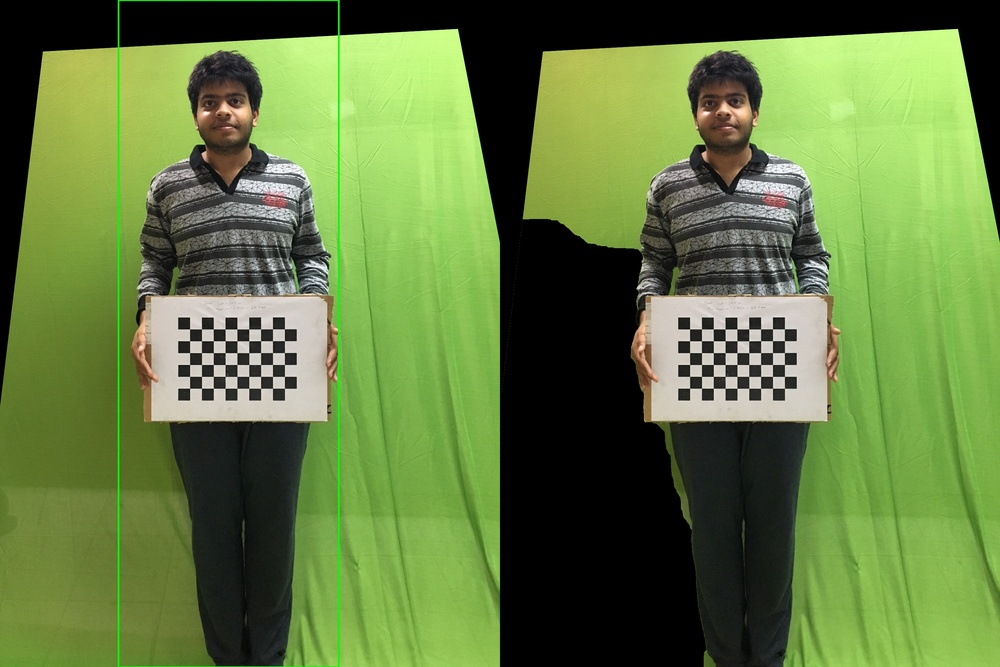
#> input picture Body-Measurement-using-Computer-Vision-master/TexFiles/0.jpg, 1000 x 667 px, shrunk from 3024 x 2016 before the run
$ python -i segment.py   (imports and definitions only)
#> lines starting #> are read from the running program, lines starting #| are printed output that depends on the picture
import cv2
import numpy as np
import argparse
import time
import sys
def segment_ycrcb(orig, params, tola, tolb):
    ycrcb_im = cv2.cvtColor(orig, cv2.COLOR_BGR2YCR_CB)
    Cb_key, Cr_key = params
    blue = ycrcb_im[:, :, 2]
    red = ycrcb_im[:, :, 1]

    diffbsq = (blue - Cb_key)**2
    diffrsq = (red - Cr_key)**2
    dist = np.sqrt(diffbsq + diffrsq).astype(np.float32)

    mask = ((dist - tola) / (tolb - tola)).astype(np.float32)
    mask[dist < tola] = 0.0
    mask[dist > tolb] = 1.0
    return mask


def get_region(img):
    # [5 lines of commented-out code are left out]
    r=(80,80,100,100)
    cv2.destroyAllWindows()
    return r


def get_params_ycrcb(img, region):
    ycrcb_img = cv2.cvtColor(img, cv2.COLOR_BGR2YCR_CB).astype(np.float32)
    cv2.destroyAllWindows()
    r = [int(x) for x in region]
    region = ycrcb_img[int(region[1]):int(
        region[1] + region[3]), int(region[0]):int(region[0] + region[2])]
    y_mean, Cr_mean, Cb_mean = np.mean(region, axis=(0, 1))
    y_std, Cr_std, Cb_std = np.std(region, axis=(0, 1))
    return [Cb_mean, Cr_mean]


def get_params_hls(img, region):
    hls_img = cv2.cvtColor(img, cv2.COLOR_BGR2HLS).astype(np.float32)
    r = [int(x) for x in region]
    region = hls_img[int(region[1]):int(region[1] + region[3]),
                     int(region[0]):int(region[0] + region[2])]
    h_mean, l_mean, s_mean = np.mean(region, axis=(0, 1))
    h_std, l_std, s_std = np.std(region, axis=(0, 1))
    return [h_mean, h_std, l_mean, l_std, s_mean, s_std]


# [6 lines left out: function brighten, not called in this run]


def mod_mask(mask, low, high):
    mask = mask.copy()
    mask[mask > high] = 1.0
    mask[mask < low] = 0.0
    return mask


# def get_mask(img, bg, param_ycrcb, param_hls, tola=16, tolb=50, low_thresh=0.05, high_thresh=0.25, alpha=1.0, beta=0.0, gamma=1.0, sz=5, space=200, erode_sz=3):
def get_mask(img,param_ycrcb, tola=16, tolb=50, low_thresh=0.05, high_thresh=0.25, sz=5, space=200,erode_sz=2):
    ##ENSURE THAT param_ycrcb and param_hls correspond to brigthened img

    #     brimg = brighten(img,alpha,beta,gamma)
    brimg = img

    if not (sz<=0 or space<=1):
        brimg = cv2.bilateralFilter(brimg, sz, space, space)

    mask = segment_ycrcb(brimg, param_ycrcb, tola, tolb)
    mask = mod_mask(mask, low_thresh, high_thresh)

    if not(erode_sz <= 1):
        kernel = np.ones((erode_sz,erode_sz),np.uint8)
        mask = cv2.erode(mask,kernel,iterations = 1)
    return mask
# [12 lines left out: functions get_bgra, write_alpha_img, not called in this run]
def get_key_param(img):
    key_region = get_region(img)
    ycrcb = get_params_ycrcb(img, key_region)
    hls = get_params_hls(img, key_region)
    return (ycrcb, hls)
def segmenter(img):
    # green_img_path = sys.argv[1]
    # img = cv2.imread(green_img_path)
    print ( img.shape )
    # exit(1)
    key_param = get_key_param(img)
    cv2.namedWindow('controls')
    def nothing(gyxfdd):
        pass

    cv2.createTrackbar('Keying tol low', 'controls', 23 , 100, nothing)
    cv2.createTrackbar('Keying tol high', 'controls', 50, 200, nothing)
    cv2.createTrackbar('Mask low Thresh (x100)', 'controls', 5, 100, nothing)
    cv2.createTrackbar('Mask high Thresh (x100)', 'controls', 25, 100, nothing)
    cv2.createTrackbar('Erode size', 'controls', 3, 10, nothing)
    cv2.createTrackbar('BiLat size', 'controls', 5, 100, nothing)
    cv2.createTrackbar('BiLat space', 'controls', 200, 500, nothing)
    cv2.createTrackbar('Sat mul low', 'controls', 5, 100, nothing)
    cv2.createTrackbar('Sat mul high', 'controls', 7, 100, nothing)
    cv2.createTrackbar('Light mask strength', 'controls', 20, 100, nothing)
    cv2.createTrackbar('Light mask size', 'controls', 3, 20, nothing)
    # cv2.imshow("nn",img)
    # cv2.waitKey(0)

    # while True:
    tola = cv2.getTrackbarPos('Keying tol low', 'controls')
    tolb = cv2.getTrackbarPos('Keying tol high', 'controls')
    low_thresh = cv2.getTrackbarPos('Mask low Thresh (x100)', 'controls')/100
    high_thresh = cv2.getTrackbarPos('Mask high Thresh (x100)', 'controls')/100
    erode_sz = cv2.getTrackbarPos('Erode size', 'controls')
    sz = cv2.getTrackbarPos('BiLat size', 'controls')
    space  = cv2.getTrackbarPos('BiLat space', 'controls')
    sat_mul_lo  = cv2.getTrackbarPos('Sat mul low', 'controls')
    sat_mul_hi  = cv2.getTrackbarPos('Sat mul high', 'controls')
    scale_blur  = cv2.getTrackbarPos('Light mask strength', 'controls')
    blur_size  = cv2.getTrackbarPos('Light mask size', 'controls')

    key_mask = get_mask( img, key_param[0], tola, tolb, low_thresh, high_thresh, sz, space, erode_sz)
        # cv2.imshow("image",key_mask*255)
        # cv2.waitKey(300)
    cv2.imwrite('lolu.jpg',key_mask*255)
    return key_mask*255

# [2 lines not run here, left out]

>>> import cv2
>>> picture = cv2.imread('../TexFiles/0.jpg')
#> picture is the input picture: shape (667, 1000, 3); mean B, G, R 64.4, 122.8, 98.6
>>> result = segmenter(picture)
#| (667, 1000, 3)
#> in get_key_param, `key_region = get_region(img)`: key_region = (80, 80, 100, 100)
#> in get_params_ycrcb, `ycrcb_img = cv2.cvtColor(img, cv2.COLOR_BGR2YCR_CB).astype(np.float32)`:
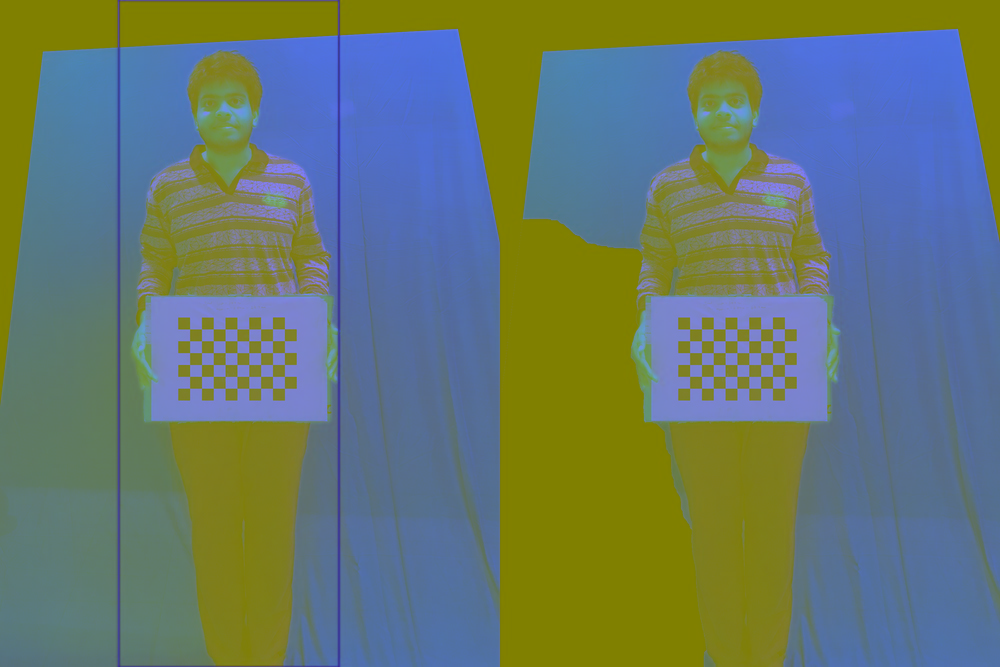
#> ycrcb_img: shape (667, 1000, 3) float32; mean B, G, R 108.9, 120.8, 103
#> in get_params_ycrcb, `r = [int(x) for x in region]`: r = [80, 80, 100, 100]
#> in get_params_ycrcb, `region = ycrcb_img[int(region[1]):int( region[1] + region[3]), int(reg..`:
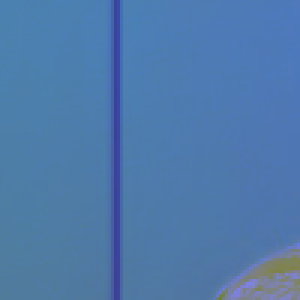
#> region: shape (100, 100, 3) float32 (shown 3 times larger); mean B, G, R 171.2, 121.7, 78.9
#> in get_params_ycrcb, `y_mean, Cr_mean, Cb_mean = np.mean(region, axis=(0, 1))`: y_mean = 171.2; Cr_mean = 121.7; Cb_mean = 78.89
#> in get_params_ycrcb, `y_std, Cr_std, Cb_std = np.std(region, axis=(0, 1))`: y_std = 11.17; Cr_std = 8.78; Cb_std = 8.83
#> in get_key_param, `ycrcb = get_params_ycrcb(img, key_region)`: ycrcb = [78.89, 121.7]
#> in get_params_hls, `hls_img = cv2.cvtColor(img, cv2.COLOR_BGR2HLS).astype(np.float32)`:
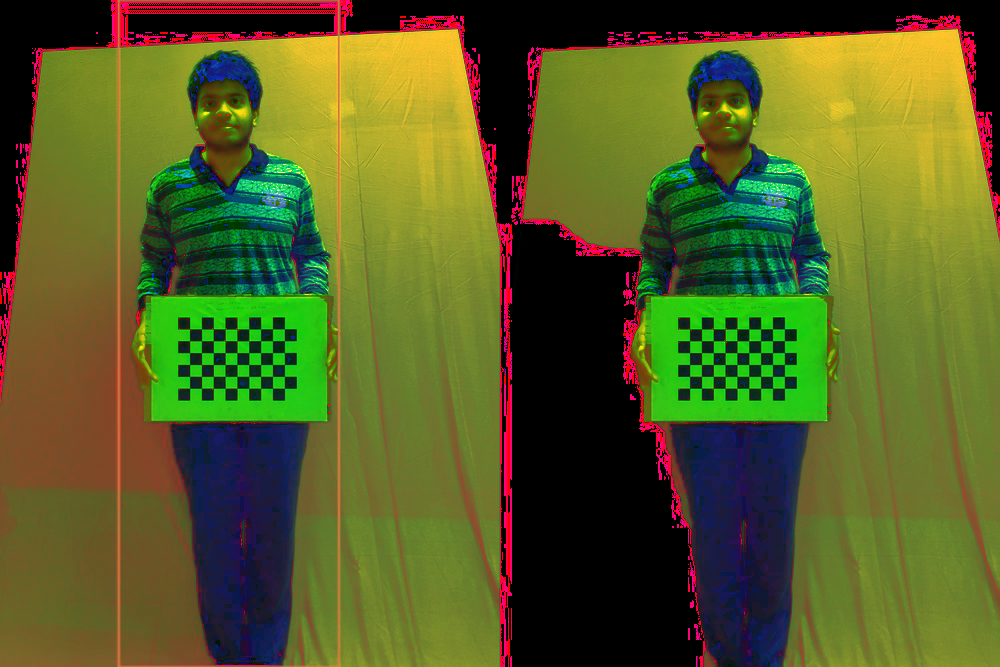
#> hls_img: shape (667, 1000, 3) float32; mean B, G, R 36.9, 94.1, 87.2
#> in get_params_hls, `r = [int(x) for x in region]`: r = [80, 80, 100, 100]
#> in get_params_hls, `region = hls_img[int(region[1]):int(region[1] + region[3]), int(region..`:
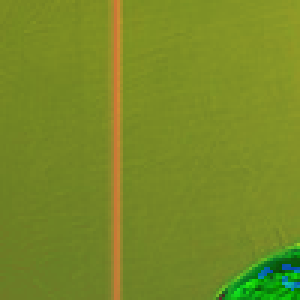
#> region: shape (100, 100, 3) float32 (shown 3 times larger); mean B, G, R 38.2, 138.5, 119.5
#> in get_params_hls, `h_mean, l_mean, s_mean = np.mean(region, axis=(0, 1))`: h_mean = 38.15; l_mean = 138.5; s_mean = 119.5
#> in get_params_hls, `h_std, l_std, s_std = np.std(region, axis=(0, 1))`: h_std = 9.4; l_std = 9.73; s_std = 23.65
#> in get_key_param, `hls = get_params_hls(img, key_region)`: hls = [38.15, 9.4, 138.5, 9.73, 119.5, 23.65]
#> in segmenter, `key_param = get_key_param(img)`: key_param = ([78.89, 121.7], [38.15, 9.4, 138.5, 9.73, 119.5, 23.65])
#> in segment_ycrcb, `ycrcb_im = cv2.cvtColor(orig, cv2.COLOR_BGR2YCR_CB)`: ycrcb_im: shape (667, 1000, 3); mean of channels 0, 1, 2 108.9, 120.7, 102.9
#> in segment_ycrcb, `Cb_key, Cr_key = params`: Cb_key = 78.89; Cr_key = 121.7
#> in segment_ycrcb, `red = ycrcb_im[:, :, 1]`:
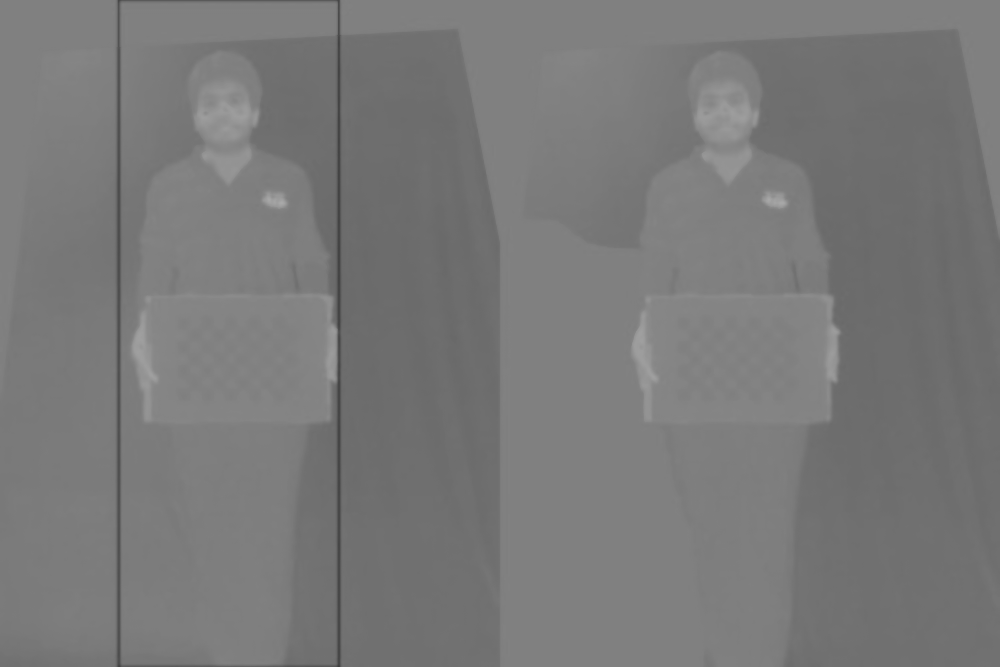
#> red: shape (667, 1000); min 62, max 169, mean 120.7
#> in segment_ycrcb, `dist = np.sqrt(diffbsq + diffrsq).astype(np.float32)`:
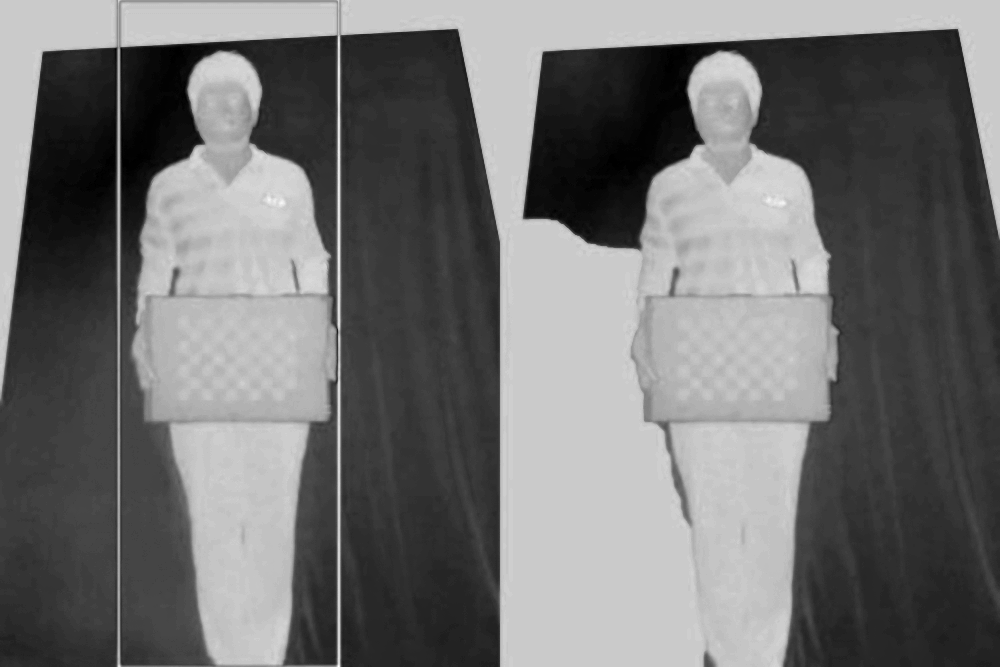
#> dist: shape (667, 1000) float32; min 0.362, max 62.28, mean 28; drawn with min black and max white
#> in segment_ycrcb, `mask[dist > tolb] = 1.0`: mask: shape (667, 1000) float32; min 0, max 1, mean 0.406
#> in mod_mask, `mask[mask < low] = 0.0`: mask: shape (667, 1000) float32; min 0, max 1, mean 0.448
#> in get_mask, `mask = cv2.erode(mask,kernel,iterations = 1)`:
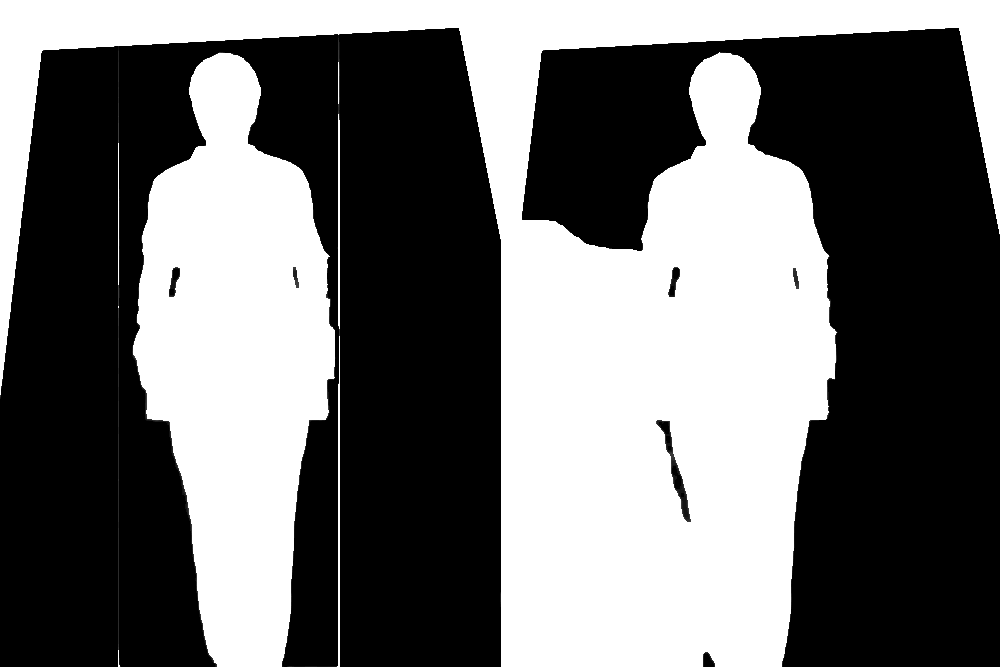
#> mask: shape (667, 1000) float32; min 0, max 1, mean 0.436

$ run again, on Body-Measurement-using-Computer-Vision-master/TexFiles/affine_correction_2.jpg
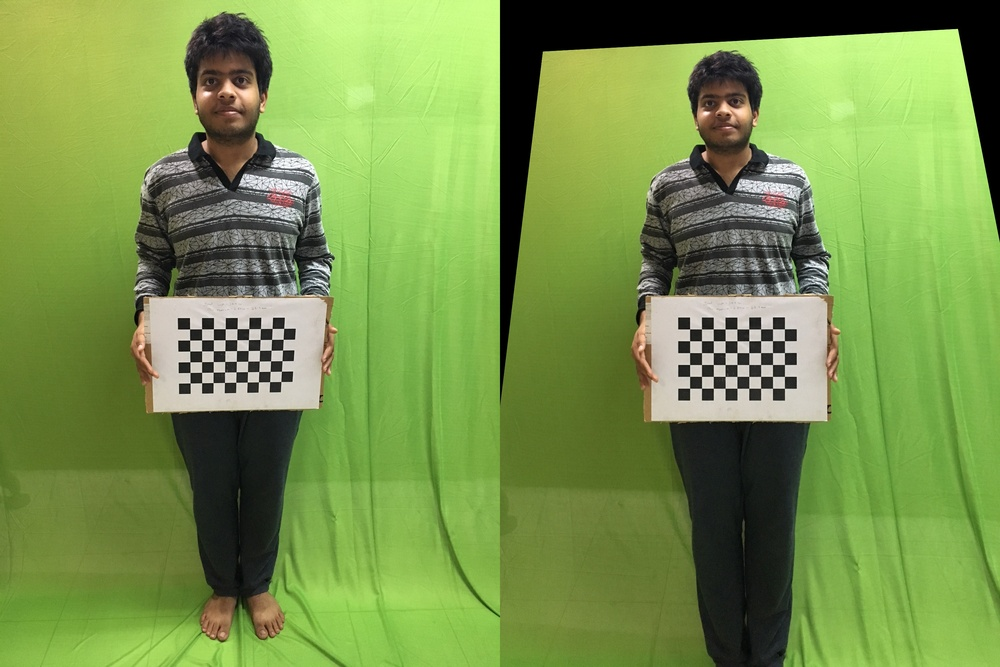
#> input picture Body-Measurement-using-Computer-Vision-master/TexFiles/affine_correction_2.jpg, 1000 x 667 px, shrunk from 3024 x 2016 before the run
#> picture is the input picture: shape (667, 1000, 3); mean B, G, R 74.8, 147.6, 119.3
#| (667, 1000, 3)
#> key_region = (80, 80, 100, 100)
#> in get_params_ycrcb, `r = [int(x) for x in region]`: r = [80, 80, 100, 100]
#> y_mean = 167.8; Cr_mean = 122.2; Cb_mean = 82
#> y_std = 17.32; Cr_std = 3.14; Cb_std = 12.05
#> ycrcb = [82, 122.2]
#> in get_params_hls, `r = [int(x) for x in region]`: r = [80, 80, 100, 100]
#> in get_params_hls, `region = hls_img[int(region[1]):int(region[1] + region[3]), int(region..`:
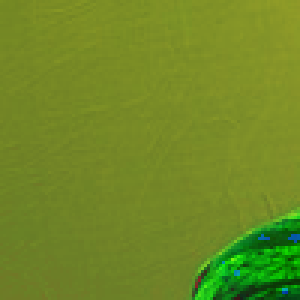
#> region: shape (100, 100, 3) float32 (shown 3 times larger); mean B, G, R 37.1, 137.2, 111.6
#> h_mean = 37.15; l_mean = 137.2; s_mean = 111.6
#> h_std = 8.99; l_std = 14.25; s_std = 27.98
#> hls = [37.15, 8.99, 137.2, 14.25, 111.6, 27.98]
#> key_param = ([82, 122.2], [37.15, 8.99, 137.2, 14.25, 111.6, 27.98])
#> ycrcb_im: shape (667, 1000, 3); mean of channels 0, 1, 2 130.8, 119.8, 96.4
#> Cb_key = 82; Cr_key = 122.2
#> in get_mask, `mask = cv2.erode(mask,kernel,iterations = 1)`:
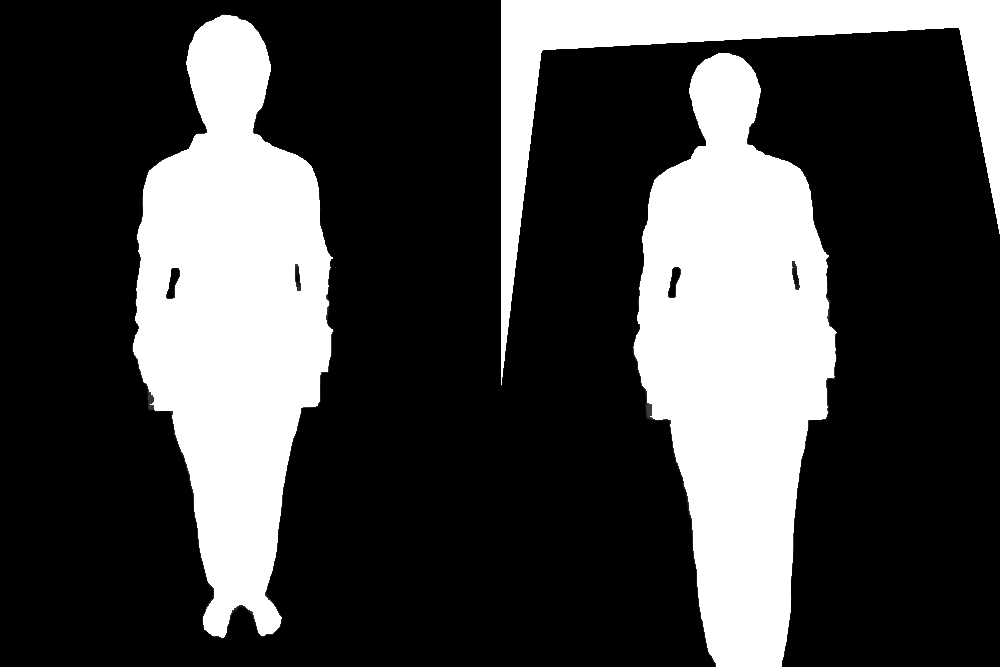
#> mask: shape (667, 1000) float32; min 0, max 1, mean 0.274

$ run again, on Body-Measurement-using-Computer-Vision-master/TexFiles/grub_cut_3.jpg
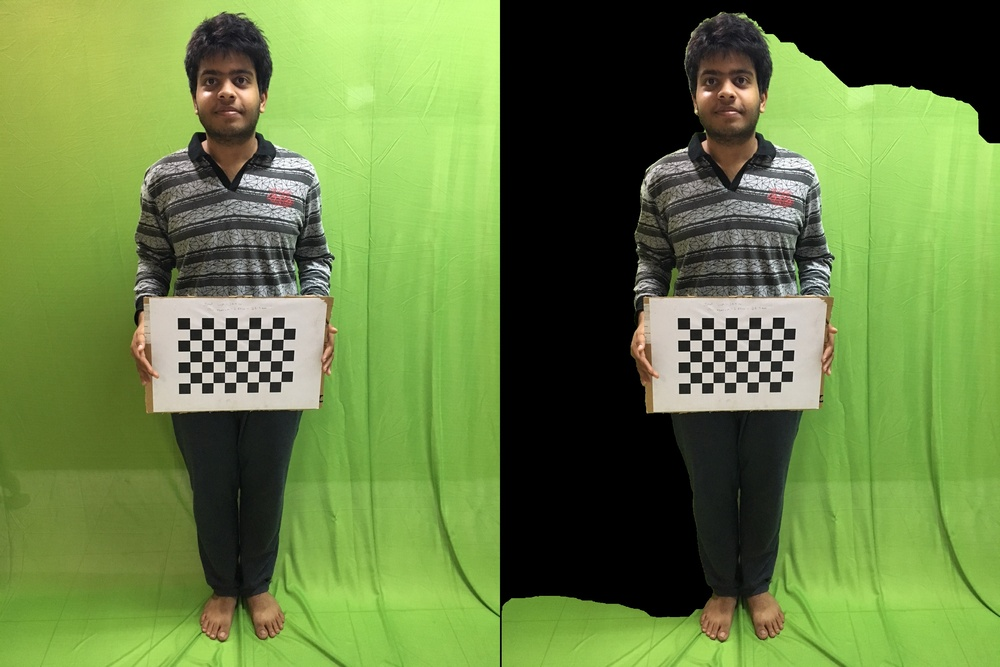
#> input picture Body-Measurement-using-Computer-Vision-master/TexFiles/grub_cut_3.jpg, 1000 x 667 px, shrunk from 3024 x 2016 before the run
#> picture is the input picture: shape (667, 1000, 3); mean B, G, R 66.7, 128.9, 103.7
#| (667, 1000, 3)
#> key_region = (80, 80, 100, 100)
#> in get_params_ycrcb, `r = [int(x) for x in region]`: r = [80, 80, 100, 100]
#> y_mean = 167.8; Cr_mean = 122.2; Cb_mean = 82
#> y_std = 17.32; Cr_std = 3.14; Cb_std = 12.05
#> ycrcb = [82, 122.2]
#> in get_params_hls, `r = [int(x) for x in region]`: r = [80, 80, 100, 100]
#> in get_params_hls, `region = hls_img[int(region[1]):int(region[1] + region[3]), int(region..`:
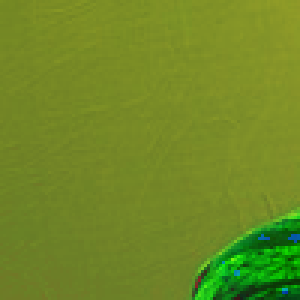
#> region: shape (100, 100, 3) float32 (shown 3 times larger); mean B, G, R 37.1, 137.2, 111.6
#> h_mean = 37.15; l_mean = 137.2; s_mean = 111.6
#> h_std = 8.99; l_std = 14.25; s_std = 27.98
#> hls = [37.15, 8.99, 137.2, 14.25, 111.6, 27.98]
#> key_param = ([82, 122.2], [37.15, 8.99, 137.2, 14.25, 111.6, 27.98])
#> ycrcb_im: shape (667, 1000, 3); mean of channels 0, 1, 2 114.3, 120.4, 101.1
#> Cb_key = 82; Cr_key = 122.2
#> in get_mask, `mask = cv2.erode(mask,kernel,iterations = 1)`:
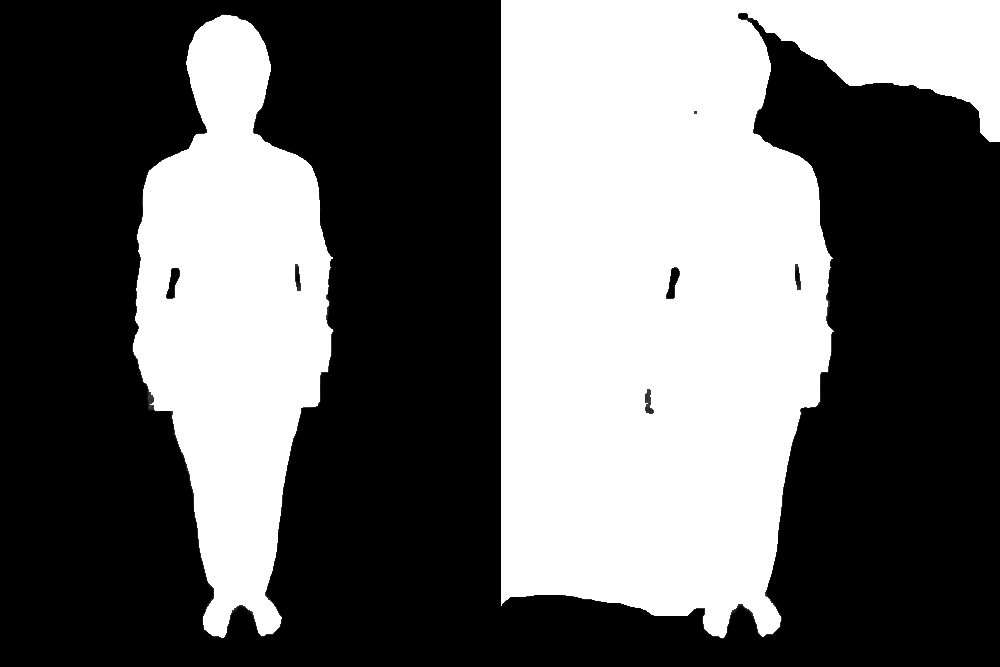
#> mask: shape (667, 1000) float32; min 0, max 1, mean 0.409
